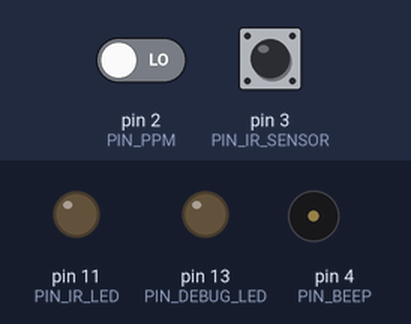
This sketch was run on a simulated Arduino Uno, built with avr-gcc and run on an emulated ATmega328P. Shown: output pins drawn as LEDs (lit = HIGH), buzzer (waves = sounding, pin HIGH). The inputs (shaded band) are chosen by the test bench; at power-on: pin 3 (PIN_IR_SENSOR) HIGH, pin 2 (PIN_PPM) LOW. What the sketch prints to the serial monitor is not drawn.

Above: at 1.2 s.
1.3 s: pin 3 (PIN_IR_SENSOR) pulsed LOW 5 times (0.12 s each, 0.3 s apart)
At 1.9 s:
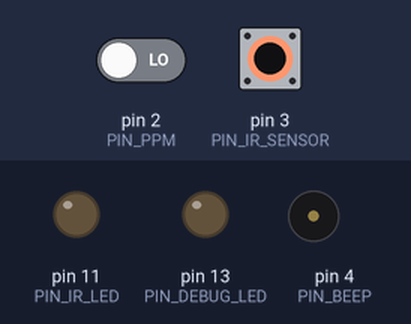
Timing chart, 0 to 4.3 s (numbered marks = the images above; inputs shaded):
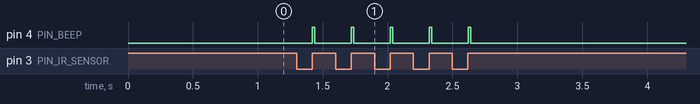

Measured:
- after the input at 1.3 s, pin 4 (PIN_BEEP): alternates HIGH for 0.02 s and LOW for 0.28 s, 10 changes in all, then stays LOW, starting after 0.12 s

The sketch:

IRtag.ino
```cpp
// Timer.ino

#define IR_FREQUENCY 		38000
#define IR_PULSE_LENGHT  	400 	// a much larger number can burn de IR LED

#define PIN_PPM			2 	// must be 2, using external interrupt
#define PIN_IR_SENSOR 		3 	// must be 3, using external interrupt
#define PIN_BEEP		4
#define PIN_LED_HITED		7
#define PIN_LED_FIRE		8
#define PIN_SERVO 		9
#define PIN_IR_LED 		11	// must be pin 11.
#define PIN_DEBUG_LED 		13

void setup()
	{
	pinMode(PIN_IR_LED, OUTPUT);
	pinMode(PIN_DEBUG_LED, OUTPUT);
	pinMode(PIN_BEEP, OUTPUT);
	pinMode(PIN_IR_SENSOR, INPUT);
	pinMode(PIN_PPM, INPUT);
	Serial.begin(9600);
	Serial.println("\r\nStarting...\r\n");

	// configure timer2 to generate IR carrier frequency on pin 11
	TCCR2B = 0;							// disable timer 2 clock
    TCCR2A = 0;							// reset timer 2 parameters
    ASSR &= ~_BV(AS2);					// use internal clock for source
	OCR2A = F_CPU / IR_FREQUENCY / 2; 	// set the frequency
	TCCR2A = _BV(WGM21);				// timer2 CTC mode
	TCCR2B = 1;							// enable timer 2 clock without prescaler

	attachInterrupt(0, IntPPM, CHANGE);
	attachInterrupt(1, IntIR, RISING);
	}

volatile int ctbeep = 0, ctdebug = 0;
unsigned long tnow, tlast = 0;

unsigned long irnow, irlast = 0;
unsigned long irtime, irref;
char irpos = -1;

boolean state;

volatile byte irdata, irparity;
boolean irvalid;

void IntIR()
	{
	irnow = micros();
	irtime = irnow - irlast;
	irlast = irnow;

	ctbeep = 20;	// debug beep

	if (irvalid) return;

	if (irtime > (IR_PULSE_LENGHT * 6)) { irpos = 0; irdata = 0; irparity = 0; return; } // start pulse

	if (irpos) // invalid pulse filter
		{
		if (irtime > (irref * 1.5)) irpos = -1;
		if (irtime < (irref / 1.5)) irpos = -1;
		}

	if (irpos == 9) // read parity bit
		{
		irvalid = 0;
		if ((irtime > irref) && irparity) irvalid = 1;
		if ((irtime < irref) && !irparity) irvalid = 1;
		irpos = -1;
		}

	if (irpos > 0) // read 8 data bits
		{
		irdata = irdata << 1;
		if (irtime > irref) irdata = irdata | 1;
		irparity = irparity ^ (irdata & 1);
		irpos++;
		}

	if (irpos == 0) { irref = irtime; irpos++; }
	}

void IntPPM()
	{
	//digitalWrite(PIN_DEBUG_LED, HIGH);
	//delay(100);
	//digitalWrite(PIN_DEBUG_LED, HIGH);
	}

void SendIRPulse()
	{
	// first was tried to use tone function, but there is a problem
	// with tone library and delayMicroseconds function
	// than was decided to go with timer2 to generate de IR carrier frequency

	// tone(PIN_IR_LED, IR_FREQUENCY);
	// delayMicroseconds(IR_PULSE_LENGHT);
	// noTone(PIN_IR_LED);

	TCCR2A |= _BV(COM2A0);				// enable oscilator on pin 11
	delayMicroseconds(IR_PULSE_LENGHT);
	TCCR2A &= ~_BV(COM2A0);				// disable oscilator on pin 11
	}

void SendIRData(byte data)
	{
	byte i, parity, aux = data;

	// send start pulse (larger pulse to acomodate sensor AGC)
	TCCR2A |= _BV(COM2A0);
	delayMicroseconds(IR_PULSE_LENGHT * 2);
	TCCR2A &= ~_BV(COM2A0);
	delayMicroseconds(IR_PULSE_LENGHT * 3);

	// send IR_PACKET_LENGHT bits of data
	parity = 0;
	for (i=0; i<8; i++)
		{
		SendIRPulse();
		if (aux & 128) delayMicroseconds(IR_PULSE_LENGHT * 4);
			else delayMicroseconds(IR_PULSE_LENGHT * 2);
		parity = parity ^ (aux & 128);
		aux = aux << 1;
		}

	// send the parity bit
	SendIRPulse();
	if (parity) delayMicroseconds(IR_PULSE_LENGHT * 4);
		else delayMicroseconds(IR_PULSE_LENGHT * 2);

	// send stop pulse
	SendIRPulse();
	}

void IRDecode()
	{

	}

byte ct;

void loop()
	{
	// every 1ms things
	tnow = millis();
	if (tnow > tlast)
		{
		tlast = tnow;
		if (ctbeep) ctbeep--;   digitalWrite(PIN_BEEP, ctbeep);
		if (ctdebug) ctdebug--; digitalWrite(PIN_DEBUG_LED, ctdebug);
		}

	if (irvalid)
		{
		Serial.println(irdata);
		irvalid = 0;
		ctdebug = 250;
		}

	/*
	digitalWrite(PIN_DEBUG_LED,	HIGH);
	SendIRData(ct);
	ct++;
	digitalWrite(PIN_DEBUG_LED,	LOW);
	delay(480);
	*/
	}
```
